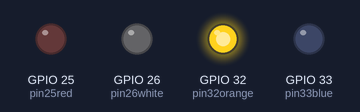
A sketch run on a simulated ESP32. Parts: output pins drawn as LEDs (lit = HIGH).

Above: at 0.07 s.
At 1.12 s:
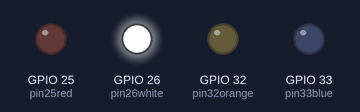
At 1.72 s:
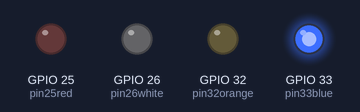
At 3.37 s:
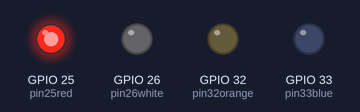
Timing chart, 0 to 3.7 s (numbered marks = the images above):
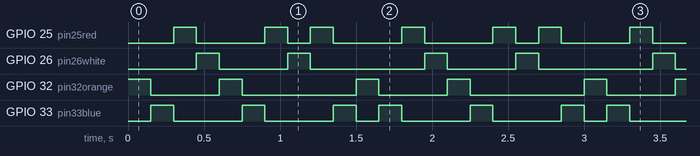

The sketch:

multiple_patterns.ino
```cpp
int pin32orange = 32;
int pin33blue = 33;
int pin25red = 25;
int pin26white = 26;
int speed = 150;


void setup() {
  // put your setup code here, to run once:
pinMode(pin32orange, OUTPUT);
  pinMode(pin33blue, OUTPUT);
  pinMode(pin25red, OUTPUT);
  pinMode(pin26white, OUTPUT);
}

  // put your main code here, to run repeatedly:
void loop() {
  digitalWrite(pin32orange, HIGH);
  delay(speed);
  digitalWrite(pin32orange, LOW);

  digitalWrite(pin33blue, HIGH);
  delay(speed);
  digitalWrite(pin33blue, LOW);

  digitalWrite(pin25red, HIGH);
  delay(speed);
  digitalWrite(pin25red, LOW);

  digitalWrite(pin26white, HIGH);
  delay(speed);
  digitalWrite(pin26white, LOW);


   digitalWrite(pin32orange, HIGH);
  delay(speed);
  digitalWrite(pin32orange, LOW);

  digitalWrite(pin33blue, HIGH);
  delay(speed);
  digitalWrite(pin33blue, LOW);

  digitalWrite(pin25red, HIGH);
  delay(speed);
  digitalWrite(pin25red, LOW);

  digitalWrite(pin26white, HIGH);
  delay(speed);
  digitalWrite(pin26white, LOW);

  // and back
  digitalWrite(pin25red, HIGH);
  delay(speed);
  digitalWrite(pin25red, LOW);

  digitalWrite(pin33blue, HIGH);
  delay(speed);
  digitalWrite(pin33blue, LOW);
}
```

Measured:
- by itself, GPIO 25 (pin25red): repeats every 1.5 s: LOW 0.45 s, HIGH 0.15 s, LOW 0.15 s, HIGH 0.15 s, LOW 0.45 s, HIGH 0.15 s
- by itself, GPIO 26 (pin26white), GPIO 32 (pin32orange): repeats every 1.5 s: LOW 0.45 s, HIGH 0.15 s, LOW 0.75 s, HIGH 0.15 s
- by itself, GPIO 33 (pin33blue): repeats every 1.5 s: 2 × (LOW 0.45 s, HIGH 0.15 s), LOW 0.15 s, HIGH 0.15 s
